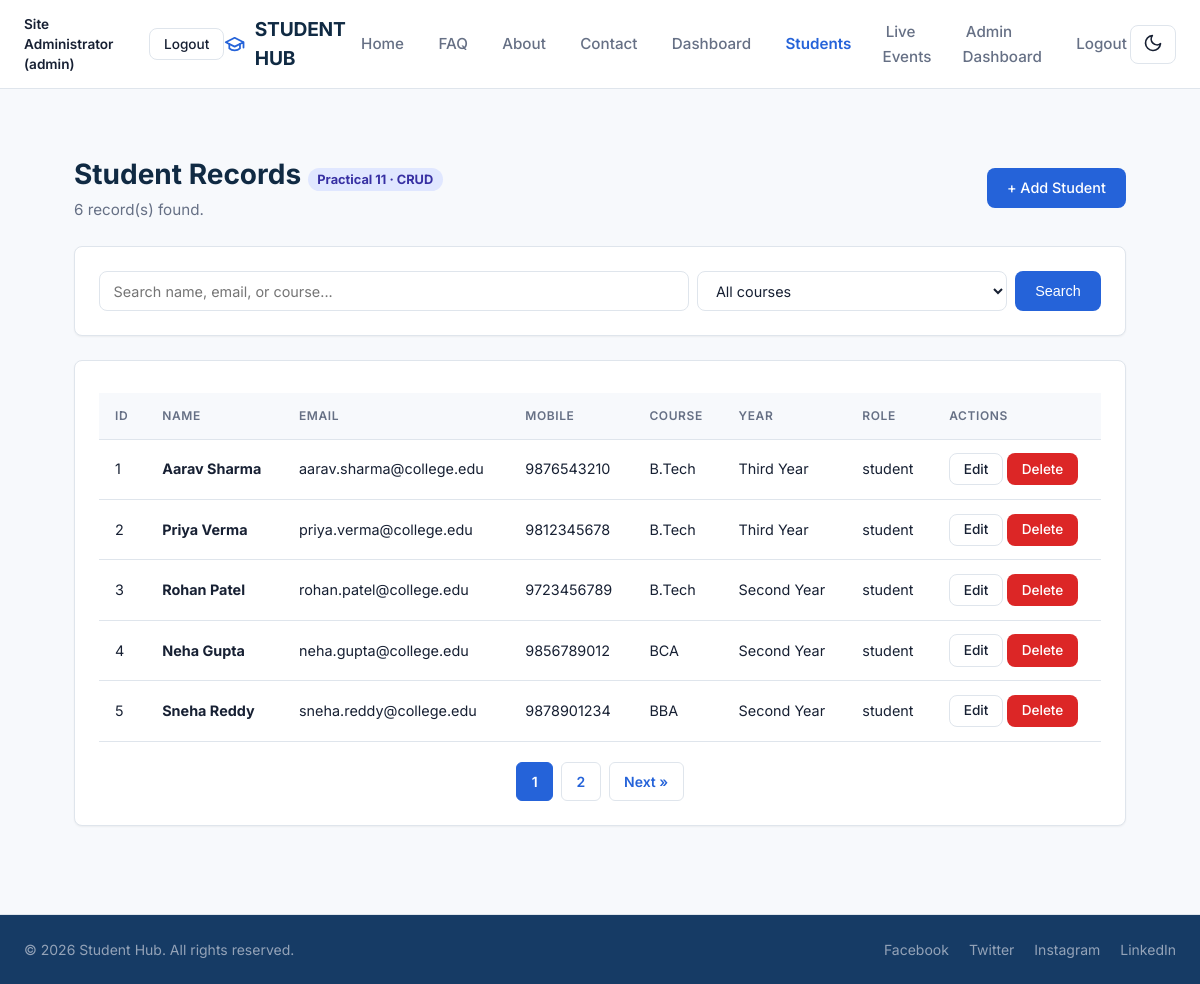
/php/students.php (signed in), run on the app's committed database.
### tables this page shows
CREATE TABLE IF NOT EXISTS `students` (
    `student_id`    INT UNSIGNED NOT NULL AUTO_INCREMENT,
    `full_name`     VARCHAR(60) NOT NULL,
    `email`         VARCHAR(120) NOT NULL,
    `mobile`        CHAR(10) NOT NULL,
    `course`        ENUM('BCA', 'BBA', 'B.Tech', 'Other') NOT NULL,
    `academic_year` ENUM('First Year', 'Second Year', 'Third Year', 'Final Year') NOT NULL,
    `gender`        ENUM('Male', 'Female', 'Prefer not to say') NOT NULL,
    `password_hash` VARCHAR(255) NOT NULL,
    `department`    VARCHAR(80) NULL DEFAULT NULL,
    `semester`      TINYINT UNSIGNED NULL DEFAULT NULL,
    `role`          ENUM('student', 'admin') NOT NULL DEFAULT 'student',
    `registered_at` TIMESTAMP NOT NULL DEFAULT CURRENT_TIMESTAMP,
    PRIMARY KEY (`student_id`),
    UNIQUE KEY `uq_students_email` (`email`),
    CONSTRAINT `chk_students_mobile` CHECK (`mobile` REGEXP '^[6-9][0-9]{9}$'),
    CONSTRAINT `chk_students_name_len` CHECK (CHAR_LENGTH(`full_name`) >= 2)
);

### php/students.php (the view, shortened to what this page needs)
<?php
require_once __DIR__ . '/nav.php';
$user = $_SESSION['user'];
$isAdmin = ($user['role'] === 'admin');
$q = trim($_GET['q'] ?? '');
$courseFilter = trim($_GET['course'] ?? '');
$page = isset($_GET['page']) ? (int)$_GET['page'] : 1;
$perPage = 5;
$rows = [];
$totalRows = 0;
$totalPages = 1;
$dbError = null;
$mysqli = getMysqliConnection();
if ($mysqli === null) {
    $dbError = 'Student records are temporarily unavailable. Please try again later.';
} else {
    try {
        $where = '';
        $types = '';
        $params = [];
        $countSql = 'SELECT COUNT(*) AS c FROM `students` WHERE 1=1' . $where;
        $stmt = $mysqli->prepare($countSql);
        $stmt->execute();
        $totalRows = (int)$stmt->get_result()->fetch_assoc()['c'];
        $totalPages = max(1, (int)ceil($totalRows / $perPage));
        $offset = ($page - 1) * $perPage;
        $listSql = 'SELECT `student_id`, `full_name`, `email`, `mobile`,
                           `course`, `academic_year`, `gender`, `role`, `registered_at`
                    FROM `students` WHERE 1=1' . $where . '
                    ORDER BY `student_id` ASC LIMIT ? OFFSET ?';
        $stmt = $mysqli->prepare($listSql);
        $listTypes = $types . 'ii';
        $listParams = array_merge($params, [$perPage, $offset]);
        bind_all($stmt, $listTypes, $listParams);
        $stmt->execute();
        $rows = $stmt->get_result()->fetch_all(MYSQLI_ASSOC);
    } catch (mysqli_sql_exception $e) {
        error_log('[studenthub] students list DB error: ' . $e->getMessage());
        $dbError = 'Student records are temporarily unavailable. Please try again later.';
    }
}
function h($value) {
    return htmlspecialchars((string)($value ?? ''), ENT_QUOTES, 'UTF-8');
}
function bind_all($stmt, $types, $params) {
    $refs = [];
    foreach ($params as $i => $value) {
        $refs[$i] = &$params[$i];
    }
    $stmt->bind_param($types, ...$refs);
}
function page_url($pageNum) {
    $params = ['page' => $pageNum];
    return 'students.php?' . http_build_query($params);
}
?>
<!DOCTYPE html>
<html lang="en">
<head>
    <link rel="stylesheet" href="../css/style.css">
</head>
<body>
    <header class="navbar" role="navigation" aria-label="Main navigation">
        <div class="nav-container">
            <div class="nav-actions">
                <span style="font-size: 0.85rem; font-weight: 600;"><?= h($user['name']) ?> (<?= h($user['role']) ?>)</span>
                <a href="logout.php" class="btn btn-sm btn-outline">Logout</a>
            </div>
            <a href="home.html" class="nav-brand">
                <svg width="28" height="28" viewBox="0 0 24 24" fill="none" stroke="currentColor" stroke-width="2" stroke-linecap="round" stroke-linejoin="round">
                    <path d="M22 10v6M2 10l10-5 10 5-10 5z"/>
                    <path d="M6 12v5c3 3 9 3 12 0v-5"/>
                </svg>
                <span>STUDENT HUB</span>
            </a>
            <button type="button" class="theme-toggle">Dark Mode</button>
        </div>
    </header>
    <main class="main-container" style="max-width: 1100px; margin: 2rem auto;">
        <div style="display: flex; justify-content: space-between; align-items: center; flex-wrap: wrap; gap: 1rem; margin-bottom: 1.5rem;">
            <div>
                <h1 class="page-title">Student Records <span style="font-size: 0.8rem; background: #e0e7ff; color: #3730a3; padding: 0.25rem 0.6rem; border-radius: 9999px; font-weight: 700;">Practical 11 · CRUD</span></h1>
                <p class="page-subtitle"><?= h($totalRows) ?> record(s) found.</p>
            </div>
            <?php if ($isAdmin): ?>
                <a href="student_form.php" class="btn btn-primary">+ Add Student</a>
            <?php endif; ?>
        </div>
        <div class="card">
            <form method="GET" action="students.php" style="display: flex; gap: 0.5rem; flex-wrap: wrap;">
                <input type="search" name="q" class="form-control" style="flex: 2; min-width: 200px;" placeholder="Search name, email, or course..." value="<?= h($q) ?>">
                <select name="course" class="form-control" style="flex: 1; min-width: 150px;">
                    <option value="">All courses</option>
                </select>
                <button type="submit" class="btn btn-primary">Search</button>
            </form>
        </div>
        <?php if ($dbError): ?>
            <div role="alert" style="background: #fee2e2; border: 1px solid #fca5a5; color: #b91c1c; padding: 1rem; border-radius: 8px;"><?= h($dbError) ?></div>
        <?php else: ?>
            <div class="card">
                <div class="table-responsive">
                    <table class="data-table">
                        <thead>
                            <tr><th>ID</th><th>Name</th><th>Email</th><th>Mobile</th><th>Course</th><th>Year</th><th>Role</th><?= $isAdmin ? '<th>Actions</th>' : '' ?></tr>
                        </thead>
                        <tbody>
                            <?php if (empty($rows)): ?>
                                <tr><td colspan="<?= $isAdmin ? '8' : '7' ?>" style="text-align: center; color: var(--text-muted);">No student records found.</td></tr>
                            <?php else: ?>
                                <?php foreach ($rows as $r): ?>
                                    <tr>
                                        <td><?= h($r['student_id']) ?></td>
                                        <td><strong><?= h($r['full_name']) ?></strong></td>
                                        <td><?= h($r['email']) ?></td>
                                        <td><?= h($r['mobile']) ?></td>
                                        <td><?= h($r['course']) ?></td>
                                        <td><?= h($r['academic_year']) ?></td>
                                        <td><?= h($r['role']) ?></td>
                                        <?php if ($isAdmin): ?>
                                            <td style="white-space: nowrap;">
                                                <a href="student_form.php?id=<?= h($r['student_id']) ?>" class="btn btn-sm btn-outline">Edit</a>
                                                <a href="student_delete.php?id=<?= h($r['student_id']) ?>" class="btn btn-sm btn-danger">Delete</a>
                                            </td>
                                        <?php endif; ?>
                                    </tr>
                                <?php endforeach; ?>
                            <?php endif; ?>
                        </tbody>
                    </table>
                </div>
                <?php if ($totalPages > 1): ?>
                    <div class="pagination" style="display: flex; gap: 0.5rem; justify-content: center; margin-top: 1.25rem; flex-wrap: wrap;">
                        <?php for ($i = 1; $i <= $totalPages; $i++): ?>
                            <a href="<?= h(page_url($i)) ?>" class="page-button<?= $i === $page ? ' active' : '' ?>"><?= h($i) ?></a>
                        <?php endfor; ?>
                        <?php if ($page < $totalPages): ?>
                            <a href="<?= h(page_url($page + 1)) ?>" class="page-button">Next &raquo;</a>
                        <?php endif; ?>
                    </div>
                <?php endif; ?>
            </div>
        <?php endif; ?>
    </main>
    <footer class="footer">
        <div class="footer-container">
            <p class="footer-copy">&copy; 2026 Student Hub. All rights reserved.</p>
            <div class="social-links">
                <a href="#" class="social-link">Facebook</a>
                <a href="#" class="social-link">Twitter</a>
                <a href="#" class="social-link">Instagram</a>
                <a href="#" class="social-link">LinkedIn</a>
            </div>
        </div>
    </footer>
</body>
</html>

### data on the page
students: student_id "1", full_name "Aarav Sharma", email "aarav.sharma@college.edu", mobile "9876543210", course "B.Tech", academic_year "Third Year", role "student"
students: student_id "2", full_name "Priya Verma", email "priya.verma@college.edu", mobile "9812345678", course "B.Tech", academic_year "Third Year", role "student"
students: student_id "3", full_name "Rohan Patel", email "rohan.patel@college.edu", mobile "9723456789", course "B.Tech", academic_year "Second Year", role "student"
students: student_id "4", full_name "Neha Gupta", email "neha.gupta@college.edu", mobile "9856789012", course "BCA", academic_year "Second Year", role "student"
students: student_id "5", full_name "Sneha Reddy", email "sneha.reddy@college.edu", mobile "9878901234", course "BBA", academic_year "Second Year", role "student"

### other printed values
$user['name'] "Site Administrator"
$user['role'] "admin"
$label "Home"
$label "FAQ"
$label "About"
$label "Contact"
$label "Dashboard"
$label "Students"
$label "Live Events"
$label "Admin Dashboard"
$label "Logout"
$totalRows "6"
